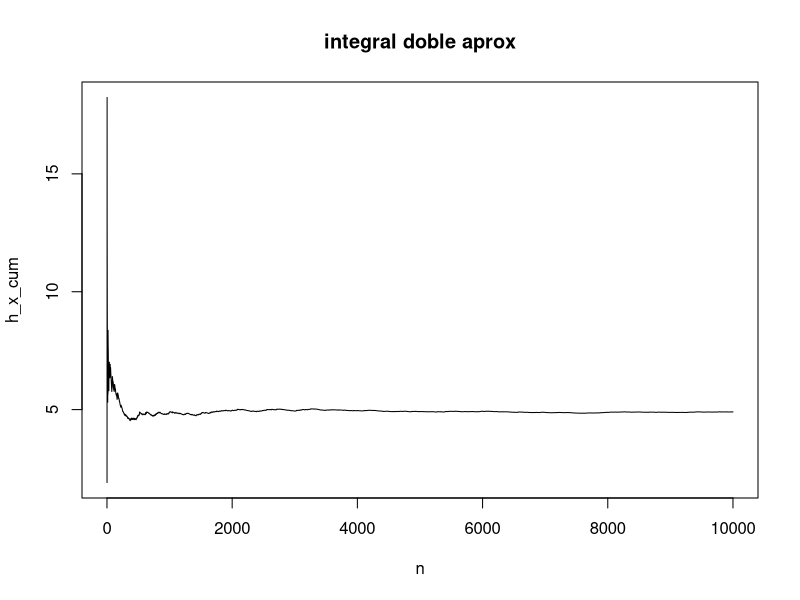

Here is the R script that generated this plot:
k=10000

u<-matrix(runif(2*k),nrow = k,ncol = 2,byrow = FALSE)
n<-1:length(u[,1])
h_x_cum<-cumsum(exp((u[,1]+u[,2])^2))/n
plot(n,h_x_cum,type = "l",main="integral doble aprox")
h_x_cum[length(u[,1])]

